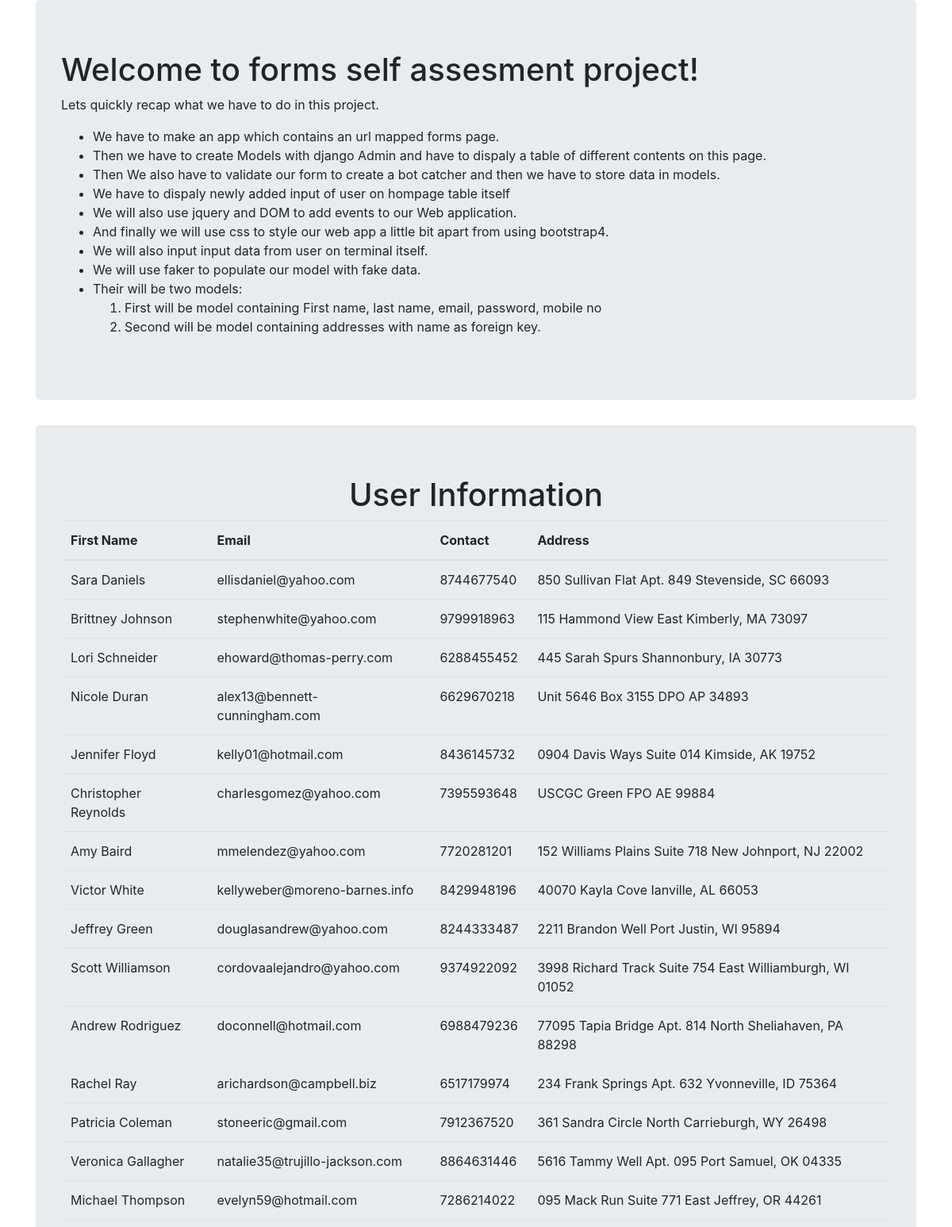
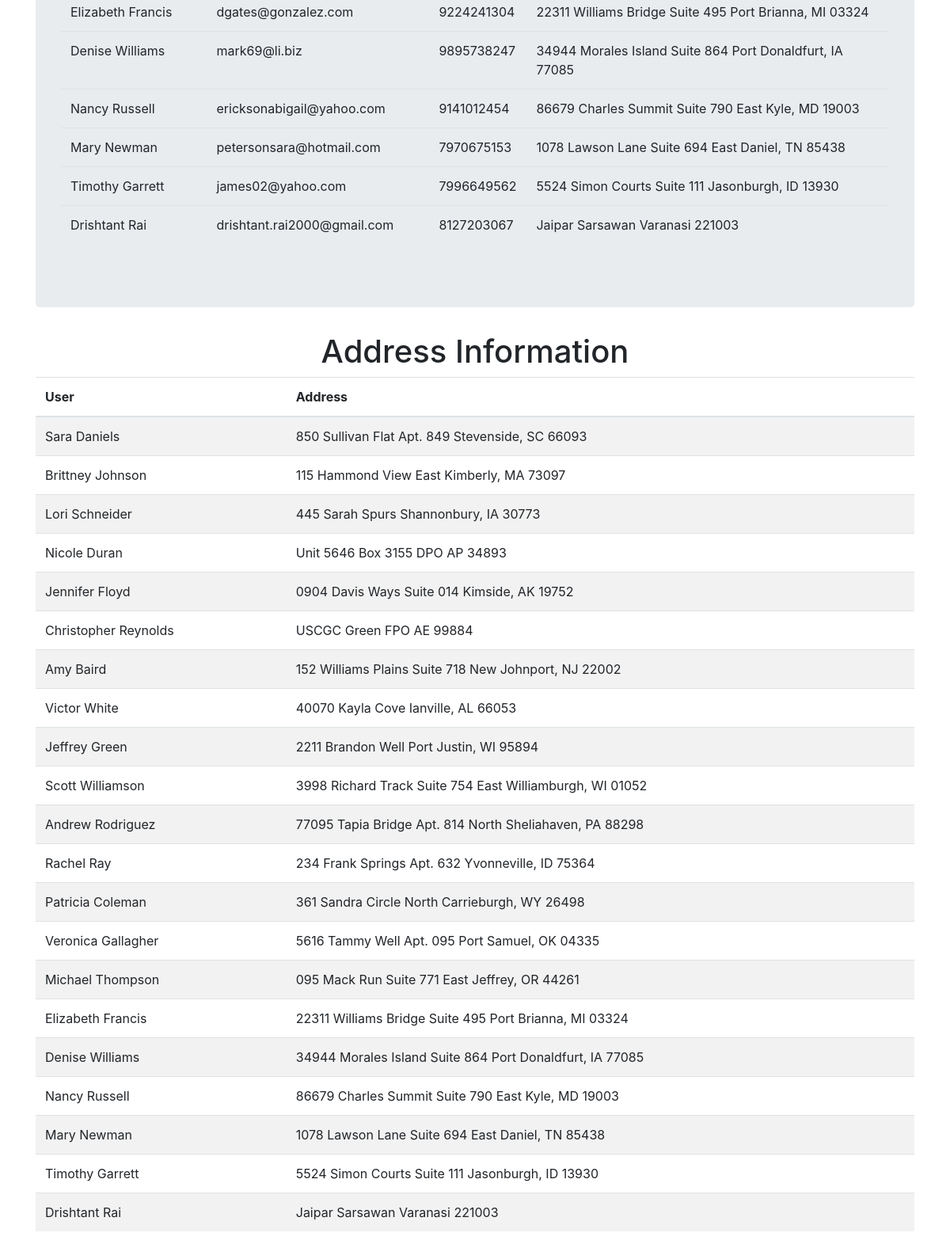
The page / on the database its author committed (2 pictures, top to bottom).
### form_app/models.py (models this page shows, shortened)
class User(models.Model):
    first_name=models.CharField(max_length=30)
    last_name =models.CharField(max_length=30)
    Email     =models.EmailField()
    mobile_no =models.IntegerField()
    def __str__(self):
        return self.first_name+" "+self.last_name

class Address(models.Model):
    user=models.ForeignKey(User, on_delete=models.CASCADE)
    address=models.CharField(max_length=150)

### form_app/views.py (the view)
# urls.py: url(r'^$',views.homepage,name="homepage"),
def homepage(request):
    address_list=Address.objects.order_by()
    user_list=User.objects.order_by()
    list2=zip(user_list,address_list)#Note that you can not use full fledged python in django templates.
    home_dict={'user_info':user_list,'address_info':address_list,'list2':list2}
    return render(request,'form_app/homepage.html',context=home_dict)

### templates/form_app/homepage.html (shortened to what this page needs)
<!DOCTYPE html>
{% load static %}
<html lang="en" dir="ltr">
  <head>
    <link rel="stylesheet" href="https://stackpath.bootstrapcdn.com/bootstrap/4.4.1/css/bootstrap.min.css">
  </head>
  <body>
    <div class="container">
      <div class="jumbotron">
        <h1>Welcome to forms self assesment project!</h1>
        <p>Lets quickly recap what we have to do in this project.</p>
        <ul>
          <li>We have to make an app which contains an url mapped forms page.</li>
          <li>Then we have to create Models with django Admin and have to dispaly a table of different contents on this page.</li>
          <li>Then We also have to validate our form to create a bot catcher and then we have to store data in models.</li>
          <li>We have to dispaly newly added input of user on hompage table itself</li>
          <li>We will also use jquery and DOM to add events to our Web application.</li>
          <li>And finally we will use css to style our web app a little bit apart from using bootstrap4.</li>
          <li>We will also input input data from user on terminal itself.</li>
          <li>We will use faker to populate our model with fake data.</li>
          <li>Their will be two models:
                <ol>
                  <li>First will be model containing First name, last name, email, password, mobile no</li>
                  <li>Second will be model containing addresses with name as foreign key.</li>
                </ol>
          </li>
        </ul>
      </div>
    </div>
  <div black class="container">
    <div class="jumbotron">
      <h1 align="center">User Information</h1>
      <table align="centre" class="table table-striped">
        <thead>
          <th>First Name</th>
          <th>Email</th>
          <th>Contact</th>
          <th>Address</th>
        {% if user_info %}
        {% for info,add in list2 %}
        <tr>
          <td>{{info.first_name}} {{info.last_name}}</td>
          <td>{{info.Email}}</td>
          <td>{{info.mobile_no}}</td>
          <td>{{add.address}}</td>
        </tr>
        {% endfor %}
        {% endif %}
      </table>
    </div>
  </div>
  <div class="container">
<h1 align="center">Address Information</h1>
      <table class='table table-striped table-hover table-condensed'>
        <thead>
          <th>User</th>
          <th>Address</th>
        </thead>
        {% for info in address_info %}
        <tr>
          <td>{{info.user}}</td>
          <td>{{info.address}}</td>
        </tr>
        {% endfor%}
      </table>
  </div>
  </body>
</html>

### rows shown on the page
User: first_name "Sara", last_name "Daniels", Email "ellisdaniel@yahoo.com", mobile_no "8744677540", address "850 Sullivan Flat Apt. 849 Stevenside, SC 66093"
User: first_name "Brittney", last_name "Johnson", Email "stephenwhite@yahoo.com", mobile_no "9799918963", address "115 Hammond View East Kimberly, MA 73097"
User: first_name "Lori", last_name "Schneider", Email "ehoward@thomas-perry.com", mobile_no "6288455452", address "445 Sarah Spurs Shannonbury, IA 30773"
User: first_name "Nicole", last_name "Duran", Email "alex13@bennett-cunningham.com", mobile_no "6629670218", address "Unit 5646 Box 3155 DPO AP 34893"
User: first_name "Jennifer", last_name "Floyd", Email "kelly01@hotmail.com", mobile_no "8436145732", address "0904 Davis Ways Suite 014 Kimside, AK 19752"
User: first_name "Christopher", last_name "Reynolds", Email "charlesgomez@yahoo.com", mobile_no "7395593648", address "USCGC Green FPO AE 99884"
User: first_name "Amy", last_name "Baird", Email "mmelendez@yahoo.com", mobile_no "7720281201", address "152 Williams Plains Suite 718 New Johnport, NJ 22002"
User: first_name "Victor", last_name "White", Email "kellyweber@moreno-barnes.info", mobile_no "8429948196", address "40070 Kayla Cove Ianville, AL 66053"
User: first_name "Jeffrey", last_name "Green", Email "douglasandrew@yahoo.com", mobile_no "8244333487", address "2211 Brandon Well Port Justin, WI 95894"
User: first_name "Scott", last_name "Williamson", Email "cordovaalejandro@yahoo.com", mobile_no "9374922092", address "3998 Richard Track Suite 754 East Williamburgh, WI 01052"
User: first_name "Andrew", last_name "Rodriguez", Email "doconnell@hotmail.com", mobile_no "6988479236", address "77095 Tapia Bridge Apt. 814 North Sheliahaven, PA 88298"
User: first_name "Rachel", last_name "Ray", Email "arichardson@campbell.biz", mobile_no "6517179974", address "234 Frank Springs Apt. 632 Yvonneville, ID 75364"
User: first_name "Patricia", last_name "Coleman", Email "stoneeric@gmail.com", mobile_no "7912367520", address "361 Sandra Circle North Carrieburgh, WY 26498"
User: first_name "Veronica", last_name "Gallagher", Email "natalie35@trujillo-jackson.com", mobile_no "8864631446", address "5616 Tammy Well Apt. 095 Port Samuel, OK 04335"
User: first_name "Michael", last_name "Thompson", Email "evelyn59@hotmail.com", mobile_no "7286214022", address "095 Mack Run Suite 771 East Jeffrey, OR 44261"
User: first_name "Elizabeth", last_name "Francis", Email "dgates@gonzalez.com", mobile_no "9224241304", address "22311 Williams Bridge Suite 495 Port Brianna, MI 03324"
User: first_name "Denise", last_name "Williams", Email "mark69@li.biz", mobile_no "9895738247", address "34944 Morales Island Suite 864 Port Donaldfurt, IA 77085"
User: first_name "Nancy", last_name "Russell", Email "ericksonabigail@yahoo.com", mobile_no "9141012454", address "86679 Charles Summit Suite 790 East Kyle, MD 19003"
User: first_name "Mary", last_name "Newman", Email "petersonsara@hotmail.com", mobile_no "7970675153", address "1078 Lawson Lane Suite 694 East Daniel, TN 85438"
User: first_name "Timothy", last_name "Garrett", Email "james02@yahoo.com", mobile_no "7996649562", address "5524 Simon Courts Suite 111 Jasonburgh, ID 13930"
User: first_name "Drishtant", last_name "Rai", Email "drishtant.rai2000@gmail.com", mobile_no "8127203067", address "Jaipar Sarsawan Varanasi 221003"
Address: user "Sara Daniels", address "850 Sullivan Flat Apt. 849 Stevenside, SC 66093"
Address: user "Brittney Johnson", address "115 Hammond View East Kimberly, MA 73097"
Address: user "Lori Schneider", address "445 Sarah Spurs Shannonbury, IA 30773"
Address: user "Nicole Duran", address "Unit 5646 Box 3155 DPO AP 34893"
Address: user "Jennifer Floyd", address "0904 Davis Ways Suite 014 Kimside, AK 19752"
Address: user "Christopher Reynolds", address "USCGC Green FPO AE 99884"
Address: user "Amy Baird", address "152 Williams Plains Suite 718 New Johnport, NJ 22002"
Address: user "Victor White", address "40070 Kayla Cove Ianville, AL 66053"
Address: user "Jeffrey Green", address "2211 Brandon Well Port Justin, WI 95894"
Address: user "Scott Williamson", address "3998 Richard Track Suite 754 East Williamburgh, WI 01052"
Address: user "Andrew Rodriguez", address "77095 Tapia Bridge Apt. 814 North Sheliahaven, PA 88298"
Address: user "Rachel Ray", address "234 Frank Springs Apt. 632 Yvonneville, ID 75364"
Address: user "Patricia Coleman", address "361 Sandra Circle North Carrieburgh, WY 26498"
Address: user "Veronica Gallagher", address "5616 Tammy Well Apt. 095 Port Samuel, OK 04335"
Address: user "Michael Thompson", address "095 Mack Run Suite 771 East Jeffrey, OR 44261"
Address: user "Elizabeth Francis", address "22311 Williams Bridge Suite 495 Port Brianna, MI 03324"
Address: user "Denise Williams", address "34944 Morales Island Suite 864 Port Donaldfurt, IA 77085"
Address: user "Nancy Russell", address "86679 Charles Summit Suite 790 East Kyle, MD 19003"
Address: user "Mary Newman", address "1078 Lawson Lane Suite 694 East Daniel, TN 85438"
Address: user "Timothy Garrett", address "5524 Simon Courts Suite 111 Jasonburgh, ID 13930"
Address: user "Drishtant Rai", address "Jaipar Sarsawan Varanasi 221003"
